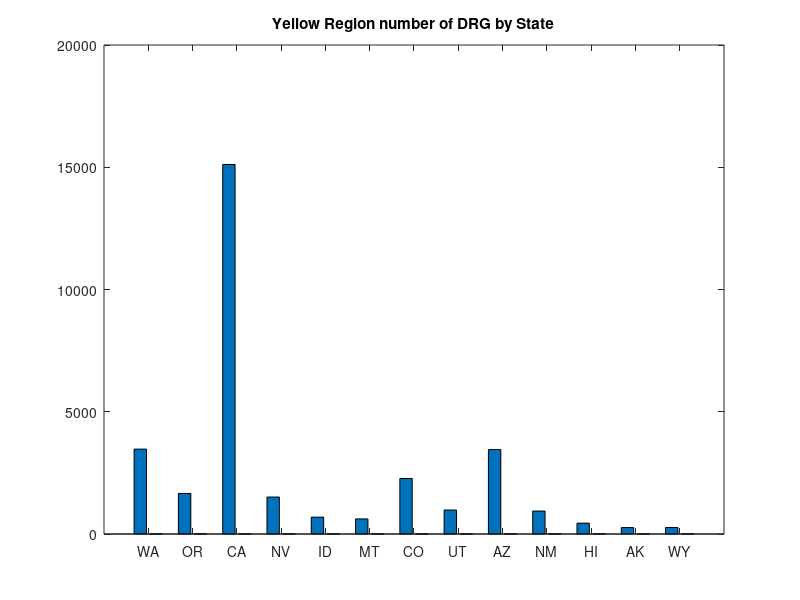

This chart was generated by the following MATLAB code:

load('stateArrayWA');
load('stateArrayOR');
load('stateArrayCA');
load('stateArrayNV');
load('stateArrayID');
load('stateArrayMT');
load('stateArrayCO');
load('stateArrayUT');
load('stateArrayAZ');
load('stateArrayNM');
load('stateArrayHI');
load('stateArrayAK');
load('stateArrayWY');
load('stateArrayWY');


YellowNames = {'WA';'OR';'CA';'NV';'ID';'MT';'CO';'UT';'AZ';'NM';'HI';'AK';'WY'}
YellowData = [size(stateArrayWA); size(stateArrayOR); size(stateArrayCA); size(stateArrayNV); size(stateArrayID); size(stateArrayMT); size(stateArrayCO); 
                size(stateArrayUT); size(stateArrayAZ); size(stateArrayNM); size(stateArrayHI); size(stateArrayAK); size(stateArrayWY)] 
f = figure
bar(YellowData)
set(gca,'xticklabel',YellowNames)
title('Yellow Region number of DRG by State')